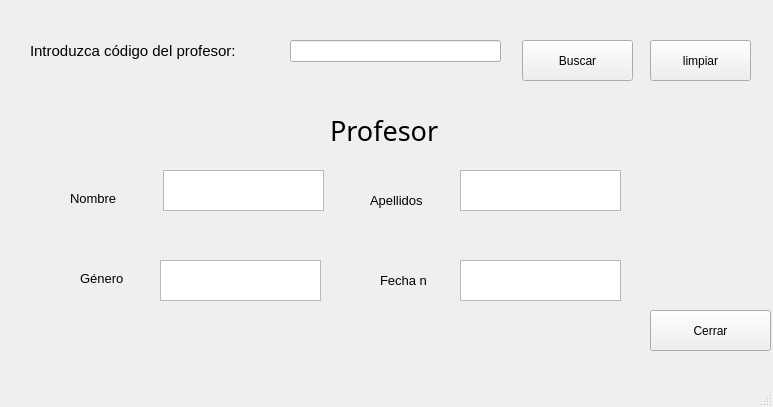
<?xml version="1.0" encoding="UTF-8"?>
<ui version="4.0">
 <class>MainWindow</class>
 <widget class="QMainWindow" name="MainWindow">
  <property name="geometry">
   <rect>
    <x>0</x>
    <y>0</y>
    <width>773</width>
    <height>407</height>
   </rect>
  </property>
  <property name="windowTitle">
   <string>MainWindow</string>
  </property>
  <widget class="QWidget" name="centralwidget">
   <widget class="QLabel" name="label">
    <property name="geometry">
     <rect>
      <x>30</x>
      <y>30</y>
      <width>261</width>
      <height>41</height>
     </rect>
    </property>
    <property name="font">
     <font>
      <pointsize>11</pointsize>
     </font>
    </property>
    <property name="text">
     <string>Introduzca código del profesor:</string>
    </property>
    <property name="textFormat">
     <enum>Qt::PlainText</enum>
    </property>
   </widget>
   <widget class="QLineEdit" name="lineEdit">
    <property name="geometry">
     <rect>
      <x>290</x>
      <y>40</y>
      <width>211</width>
      <height>22</height>
     </rect>
    </property>
   </widget>
   <widget class="QPushButton" name="pushButton">
    <property name="geometry">
     <rect>
      <x>650</x>
      <y>310</y>
      <width>121</width>
      <height>41</height>
     </rect>
    </property>
    <property name="text">
     <string>Cerrar</string>
    </property>
   </widget>
   <widget class="QPushButton" name="pushButton_2">
    <property name="geometry">
     <rect>
      <x>522</x>
      <y>40</y>
      <width>111</width>
      <height>41</height>
     </rect>
    </property>
    <property name="text">
     <string>Buscar</string>
    </property>
   </widget>
   <widget class="QPushButton" name="pushButton_3">
    <property name="geometry">
     <rect>
      <x>650</x>
      <y>40</y>
      <width>101</width>
      <height>41</height>
     </rect>
    </property>
    <property name="text">
     <string>limpiar</string>
    </property>
   </widget>
   <widget class="QLabel" name="label_2">
    <property name="geometry">
     <rect>
      <x>330</x>
      <y>110</y>
      <width>131</width>
      <height>41</height>
     </rect>
    </property>
    <property name="font">
     <font>
      <family>MS PGothic</family>
      <pointsize>20</pointsize>
     </font>
    </property>
    <property name="text">
     <string>Profesor</string>
    </property>
   </widget>
   <widget class="QTextEdit" name="textEdit">
    <property name="geometry">
     <rect>
      <x>163</x>
      <y>170</y>
      <width>161</width>
      <height>41</height>
     </rect>
    </property>
   </widget>
   <widget class="QTextEdit" name="textEdit_2">
    <property name="geometry">
     <rect>
      <x>460</x>
      <y>170</y>
      <width>161</width>
      <height>41</height>
     </rect>
    </property>
   </widget>
   <widget class="QTextEdit" name="textEdit_3">
    <property name="geometry">
     <rect>
      <x>160</x>
      <y>260</y>
      <width>161</width>
      <height>41</height>
     </rect>
    </property>
   </widget>
   <widget class="QTextEdit" name="textEdit_4">
    <property name="geometry">
     <rect>
      <x>460</x>
      <y>260</y>
      <width>161</width>
      <height>41</height>
     </rect>
    </property>
    <property name="font">
     <font>
      <pointsize>10</pointsize>
     </font>
    </property>
   </widget>
   <widget class="QLabel" name="label_3">
    <property name="geometry">
     <rect>
      <x>70</x>
      <y>190</y>
      <width>71</width>
      <height>16</height>
     </rect>
    </property>
    <property name="font">
     <font>
      <pointsize>10</pointsize>
     </font>
    </property>
    <property name="text">
     <string>Nombre</string>
    </property>
   </widget>
   <widget class="QLabel" name="label_4">
    <property name="geometry">
     <rect>
      <x>370</x>
      <y>190</y>
      <width>71</width>
      <height>21</height>
     </rect>
    </property>
    <property name="font">
     <font>
      <pointsize>10</pointsize>
     </font>
    </property>
    <property name="text">
     <string>Apellidos</string>
    </property>
   </widget>
   <widget class="QLabel" name="label_5">
    <property name="geometry">
     <rect>
      <x>80</x>
      <y>270</y>
      <width>61</width>
      <height>16</height>
     </rect>
    </property>
    <property name="font">
     <font>
      <pointsize>10</pointsize>
     </font>
    </property>
    <property name="text">
     <string>Género</string>
    </property>
   </widget>
   <widget class="QLabel" name="label_6">
    <property name="geometry">
     <rect>
      <x>380</x>
      <y>270</y>
      <width>61</width>
      <height>21</height>
     </rect>
    </property>
    <property name="font">
     <font>
      <pointsize>10</pointsize>
     </font>
    </property>
    <property name="text">
     <string>Fecha n</string>
    </property>
   </widget>
  </widget>
  <widget class="QMenuBar" name="menubar">
   <property name="geometry">
    <rect>
     <x>0</x>
     <y>0</y>
     <width>773</width>
     <height>26</height>
    </rect>
   </property>
  </widget>
  <widget class="QStatusBar" name="statusbar"/>
 </widget>
 <resources/>
 <connections/>
</ui>
